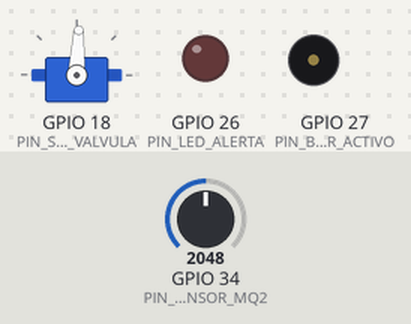
A sketch run on a simulated ESP32. On the bench: servo, output pins drawn as LEDs (lit = HIGH), buzzer (waves = sounding). The test bench sets the inputs (shaded band); at power-on: GPIO 34 (PIN_SENSOR_MQ2) = 2048. WiFi joins after 1.5 s; servers stay silent unless stated; uploads are accepted with an empty reply; servo pulses on a pin are drawn as a servo (544–2400 µs = 0–180°); what the sketch prints to the serial monitor is not drawn.

Above: at 2.7 s.
2.8 s: GPIO 34 (PIN_SENSOR_MQ2) set to 2672
9.2 s: GPIO 34 (PIN_SENSOR_MQ2) set to 2770
At 15.0 s:
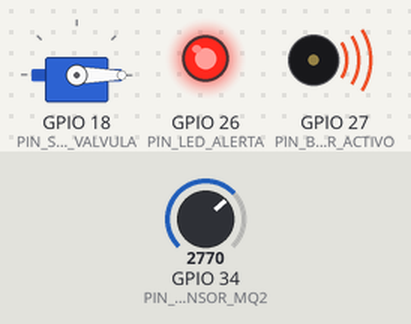
15.9 s: GPIO 34 (PIN_SENSOR_MQ2) set to 2047
At 22.1 s:
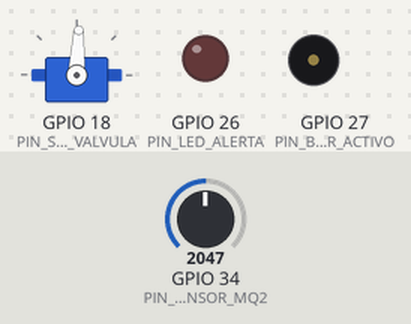
22.4 s: GPIO 34 (PIN_SENSOR_MQ2) set to 2866
At 28.1 s:
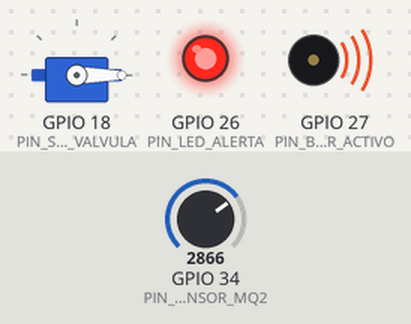
Timing chart, 0 to 29.6 s (numbered marks = the images above; inputs shaded):
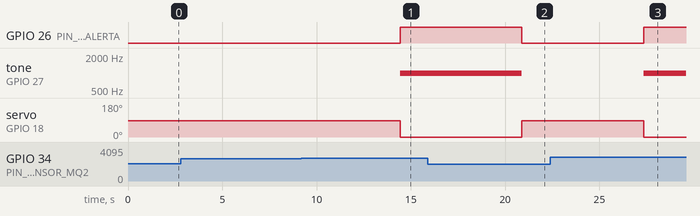

The sketch:

NexoraSafetyVessel.ino
```cpp
#include <WiFi.h>
#include "ModestIoT.h"
#include "NexoraConstants.h"
#include "NexoraDevice.h"

// MAPEADO DE HARDWARE ESP32
#define PIN_SENSOR_MQ2        34  // Pin analógico ADC1_CH6 (VP)
#define PIN_SERVO_VALVULA     18  // Pin PWM para el Servomotor
#define PIN_LED_ALERTA        26  // Pin digital de salida para el LED
#define PIN_BUZZER_ACTIVO     27  // Pin digital de salida para el Buzzer

// CONFIGURACIÓN DE ACCESO A RED DOMÉSTICA (WOKWI)
const char* wifi_ssid  = "Wokwi-GUEST";
const char* wifi_pass  = "";
// URL pública del túnel -> cambia segun el tunel levantado con npx localtunnel --port 5000
const char* target_url = "https://kind-keys-grow.loca.lt/api/v1/monitoring/telemetry";

// INSTANCIACIÓN DE ACTIVO INMOBILIARIO INTELIGENTE
NexoraDevice nexoraApartment(
    PIN_SENSOR_MQ2,
    PIN_SERVO_VALVULA,
    PIN_LED_ALERTA,
    PIN_BUZZER_ACTIVO,
    target_url,
    "test-api-key-123",
    "gas-safety-unit-apt-402"
);

void setup() {
    Serial.begin(115200);
    Serial.println("[NEXORA START] Despertando sistema embebido desacoplado...");

    // Inicializar enlace inalámbrico de red
    WiFi.begin(wifi_ssid, wifi_pass);
    Serial.print("Buscando red Wi-Fi");
    while (WiFi.status() != WL_CONNECTED) {
        delay(500);
        Serial.print(".");
    }
    Serial.println("\n[RED READY] ESP32 enlazada de forma segura.");
    Serial.print("IP Asignada localmente: ");
    Serial.println(WiFi.localIP());
}

void loop() {
    // Llama al método cíclico interno que orquesta los comandos y eventos
    nexoraApartment.update();

    delay(3000);
}
```

Actuator.cpp
```cpp
/**
* @file Actuator.cpp
 * @brief Implements the Actuator base class.
 *
 * Provides core functionality for actuators in the Modest IoT Nano-framework, including command
 * propagation to an assigned handler. Subclasses should configure hardware and define specific
 * command execution logic.
 *
 * @author Angel Velasquez
 * @date March 22, 2025
 * @version 0.1
 */

/*
 * This file is part of the Modest IoT Nano-framework (C++ Edition).
 * Copyright (c) 2025 Angel Velasquez
 *
 * Licensed under the Creative Commons Attribution-NoDerivatives 4.0 International (CC BY-ND 4.0).
 * You may use, copy, and distribute this software in its original, unmodified form, provided
 * you give appropriate credit to the original author (Angel Velasquez) and include this notice.
 * Modifications, adaptations, or derivative works are not permitted.
 *
 * Full license text: https://creativecommons.org/licenses/by-nd/4.0/legalcode
 */

#include "Actuator.h"

Actuator::Actuator(int pin, CommandHandler* commandHandler)
    : pin(pin), handler(commandHandler) {}

void Actuator::handle(Command command) {
    if (handler != nullptr) {
        handler->handle(command);
    }
}

void Actuator::setHandler(CommandHandler* commandHandler) {
    handler = commandHandler;
}
```

Actuator.h
```cpp
#ifndef ACTUATOR_H
#define ACTUATOR_H

/**
 * @file Actuator.h
 * @brief Declares the Actuator base class.
 *
 * This abstract base class represents output devices in the Modest IoT Nano-framework, providing
 * a foundation for actuators that respond to commands. It includes command propagation to an
 * optional handler, supporting the framework’s CQRS-inspired design.
 *
 * @author Angel Velasquez
 * @date March 22, 2025
 * @version 0.1
 */

/*
 * This file is part of the Modest IoT Nano-framework (C++ Edition).
 * Copyright (c) 2025 Angel Velasquez
 *
 * Licensed under the Creative Commons Attribution-NoDerivatives 4.0 International (CC BY-ND 4.0).
 * You may use, copy, and distribute this software in its original, unmodified form, provided
 * you give appropriate credit to the original author (Angel Velasquez) and include this notice.
 * Modifications, adaptations, or derivative works are not permitted.
 *
 * Full license text: https://creativecommons.org/licenses/by-nd/4.0/legalcode
 */

#include "CommandHandler.h"

class Actuator : public CommandHandler {
protected:
    int pin; ///< GPIO pin assigned to the actuator.
    CommandHandler* handler; ///< Optional handler to receive propagated commands.

public:
    /**
     * @brief Constructs an Actuator with a pin and optional command handler.
     * @param pin The GPIO pin for the actuator.
     * @param commandHandler Pointer to a CommandHandler to receive commands (default: nullptr).
     */
    Actuator(int pin, CommandHandler* commandHandler = nullptr);

    /**
     * @brief Handles a command by propagating it to the assigned handler.
     * @param command The command to handle.
     */
    void handle(Command command) override;

    /**
     * @brief Sets or updates the command handler for this actuator.
     * @param commandHandler Pointer to the new CommandHandler.
     */
    void setHandler(CommandHandler* commandHandler);
};

#endif // ACTUATOR_H
```

AnalogReader.cpp
```cpp
#include "AnalogReader.h"
#include <Arduino.h>

AnalogReader::AnalogReader(int pin, int assignedEventId, EventHandler* eventHandler)
    : Sensor(pin, eventHandler), eventId(assignedEventId) {
    pinMode(pin, INPUT);
}

float AnalogReader::readValue(int mapMin, int mapMax) {
    int raw = analogRead(pin);
    // Mapea la lectura cruda de la ESP32 (0 a 4095) al rango del negocio
    float mappedValue = map(raw, 0, 4095, mapMin, mapMax);

    // Propaga la señal del evento hacia la interfaz on() del Device
    on(Event(eventId));
    return mappedValue;
}
```

AnalogReader.h
```cpp
#ifndef ANALOG_READER_H
#define ANALOG_READER_H

#include "Sensor.h"

class AnalogReader : public Sensor {
private:
    int eventId;

public:
    AnalogReader(int pin, int assignedEventId, EventHandler* eventHandler = nullptr);
    float readValue(int mapMin, int mapMax);
};

#endif // ANALOG_READER_H
```

Buzzer.cpp
```cpp
#include "Buzzer.h"
#include "NexoraConstants.h"
#include <Arduino.h>

Buzzer::Buzzer(int pin, CommandHandler* commandHandler)
    : Actuator(pin, commandHandler), state(false) {
    pinMode(pin, OUTPUT);
    digitalWrite(pin, LOW);
}

void Buzzer::handle(Command command) {
    if (command.id == CMD_ALERT_ON_ID) {
        state = true;
        // buzzer activo
        tone(pin, 1000); // Emite un tono de 1000 Hz
        Serial.println("[BUZZER ACTUATOR] -> SONANDO (1000 Hz).");
    } else if (command.id == CMD_ALERT_OFF_ID) {
        state = false;
        noTone(pin); // Detiene el tono
        digitalWrite(pin, LOW); // asegurar que quede en LOW
        Serial.println("[BUZZER ACTUATOR] -> SILENCIADO.");
    }
    Actuator::handle(command);
}

bool Buzzer::getState() const {
    return state;
}
```

Buzzer.h
```cpp
#ifndef BUZZER_H
#define BUZZER_H

#include "Actuator.h"

class Buzzer : public Actuator {
private:
    bool state;

public:
    Buzzer(int pin, CommandHandler* commandHandler = nullptr);
    void handle(Command command) override;
    bool getState() const;
};

#endif // BUZZER_H
```

CommandHandler.h
```cpp
#ifndef COMMAND_HANDLER_H
#define COMMAND_HANDLER_H

/**
 * @file CommandHandler.h
 * @brief Defines the Command structure and CommandHandler interface.
 *
 * This file establishes the foundation for command-driven behavior in the Modest IoT Nano-framework.
 * The `Command` structure represents an action to be performed, and `CommandHandler` is an abstract
 * interface for classes that process commands, supporting a CQRS-inspired design.
 *
 * @author Angel Velasquez
 * @date March 22, 2025
 * @version 0.1
 */

/*
 * This file is part of the Modest IoT Nano-framework (C++ Edition).
 * Copyright (c) 2025 Angel Velasquez
 *
 * Licensed under the Creative Commons Attribution-NoDerivatives 4.0 International (CC BY-ND 4.0).
 * You may use, copy, and distribute this software in its original, unmodified form, provided
 * you give appropriate credit to the original author (Angel Velasquez) and include this notice.
 * Modifications, adaptations, or derivative works are not permitted.
 *
 * Full license text: https://creativecommons.org/licenses/by-nd/4.0/legalcode
 */

/**
 * @brief Represents a command with a unique identifier.
 *
 * Commands are lightweight structs used to instruct devices or actuators to perform actions.
 * Define custom commands by assigning unique IDs in your application.
 */
struct Command {
    int id; ///< Unique identifier for the command type.

    explicit Command(int commandId) : id(commandId) {}
    bool operator==(const Command& other) const { return id == other.id; }
};

/**
 * @brief Abstract interface for handling commands.
 *
 * Implement this interface in classes that need to execute commands. The `handle` method is called
 * when a command is issued, allowing for custom execution logic.
 */
class CommandHandler {
public:
    virtual void handle(Command command) = 0; ///< Pure virtual method to process a command.
    virtual ~CommandHandler() = default; ///< Virtual destructor for safe inheritance.
};

#endif // COMMAND_HANDLER_H
```

Device.cpp
```cpp
/**
* @file Device.cpp
 * @brief Implements the Device interface for the ModestIoT library.
 *
 * Placeholder for the abstract Device class in the ModestIoT (C++ Edition) Arduino library.
 * Concrete implementations must define the on() and handle() methods to process events and commands.
 *
 * @author Angel Velasquez
 * @date March 22, 2025
 * @version 0.1
 */

/*
 * This file is part of the ModestIoT Arduino library (C++ Edition).
 * Copyright (c) 2025 Angel Velasquez
 *
 * Licensed under the Creative Commons Attribution-NoDerivatives 4.0 International (CC BY-ND 4.0).
 * You may use, copy, and distribute this software in its original, unmodified form, provided
 * you give appropriate credit to the original author (Angel Velasquez) and include this notice.
 * Modifications, adaptations, or derivative works are not permitted.
 *
 * Full license text: https://creativecommons.org/licenses/by-nd/4.0/legalcode
 */

#include "Device.h"

// No implementation needed for abstract class
```

Device.h
```cpp
#ifndef DEVICE_H
#define DEVICE_H

/**
 * @file Device.h
 * @brief Declares the Device interface.
 *
 * This abstract base class in the Modest IoT Nano-framework combines event and command handling,
 * serving as the foundation for complete IoT devices that integrate sensors and actuators.
 *
 * @author Angel Velasquez
 * @date March 22, 2025
 * @version 0.1
 */

/*
 * This file is part of the Modest IoT Nano-framework (C++ Edition).
 * Copyright (c) 2025 Angel Velasquez
 *
 * Licensed under the Creative Commons Attribution-NoDerivatives 4.0 International (CC BY-ND 4.0).
 * You may use, copy, and distribute this software in its original, unmodified form, provided
 * you give appropriate credit to the original author (Angel Velasquez) and include this notice.
 * Modifications, adaptations, or derivative works are not permitted.
 *
 * Full license text: https://creativecommons.org/licenses/by-nd/4.0/legalcode
 */

#include "EventHandler.h"
#include "CommandHandler.h"

class Device : public EventHandler, public CommandHandler {
public:
    /**
     * @brief Handles an event received by the device.
     * @param event The event to process.
     */
    virtual void on(Event event) override = 0;

    /**
     * @brief Handles a command issued to the device.
     * @param command The command to execute.
     */
    virtual void handle(Command command) override = 0;

    virtual ~Device() = default; ///< Virtual destructor for safe inheritance.
};

#endif // DEVICE_H
```

DigitalActuator.cpp
```cpp
#include "DigitalActuator.h"
#include "NexoraConstants.h"
#include <Arduino.h>

DigitalActuator::DigitalActuator(int pin, const char* label, CommandHandler* commandHandler)
    : Actuator(pin, commandHandler), state(false), label(label) {
    pinMode(pin, OUTPUT);
    digitalWrite(pin, LOW); // Apagado por defecto al iniciar
}

void DigitalActuator::handle(Command command) {
    if (command.id == CMD_ALERT_ON_ID) {
        state = true;
        digitalWrite(pin, HIGH); // Enciende físicamente (LED prende rojo / Buzzer suena)
        Serial.printf("[%s ACTUATOR] -> ENCENDIDO (HIGH).\n", label);
    } else if (command.id == CMD_ALERT_OFF_ID) {
        state = false;
        digitalWrite(pin, LOW);  // Apaga físicamente el componente
        Serial.printf("[%s ACTUATOR] -> APAGADO (LOW).\n", label);
    }
    Actuator::handle(command); // Propaga la confirmación al Device
}

bool DigitalActuator::getState() const {
    return state;
}
```

DigitalActuator.h
```cpp
#ifndef DIGITAL_ACTUATOR_H
#define DIGITAL_ACTUATOR_H

#include "Actuator.h"

class DigitalActuator : public Actuator {
private:
    bool state;
    const char* label;

public:
    DigitalActuator(int pin, const char* label, CommandHandler* commandHandler = nullptr);
    void handle(Command command) override;
    bool getState() const;
};

#endif // DIGITAL_ACTUATOR_H
```

EventHandler.h
```cpp
#ifndef EVENT_HANDLER_H
#define EVENT_HANDLER_H

/**
 * @file EventHandler.h
 * @brief Defines the Event structure and EventHandler interface.
 *
 * This file provides the foundation for event-driven behavior in the Modest IoT Nano-framework.
 * The `Event` structure represents a unique event type, and `EventHandler` is an abstract
 * interface for classes that respond to events, enabling asynchronous reactivity in IoT devices.
 *
 * @author Angel Velasquez
 * @date March 22, 2025
 * @version 0.1
 */

/*
 * This file is part of the Modest IoT Nano-framework (C++ Edition).
 * Copyright (c) 2025 Angel Velasquez
 *
 * Licensed under the Creative Commons Attribution-NoDerivatives 4.0 International (CC BY-ND 4.0).
 * You may use, copy, and distribute this software in its original, unmodified form, provided
 * you give appropriate credit to the original author (Angel Velasquez) and include this notice.
 * Modifications, adaptations, or derivative works are not permitted.
 *
 * Full license text: https://creativecommons.org/licenses/by-nd/4.0/legalcode
 */

/**
 * @brief Represents an event with a unique identifier.
 *
 * Events are lightweight structs used to signal occurrences (e.g., sensor triggers) within
 * the framework. Define custom events by assigning unique IDs in your application.
 */
struct Event {
    int id; ///< Unique identifier for the event type.

    explicit Event(int eventId) : id(eventId) {}
    bool operator==(const Event& other) const { return id == other.id; }
};

/**
 * @brief Abstract interface for handling events.
 *
 * Implement this interface in classes that need to react to events. The `on` method is called
 * when an event occurs, allowing for custom handling logic.
 */
class EventHandler {
public:
    virtual void on(Event event) = 0; ///< Pure virtual method to handle an event.
    virtual ~EventHandler() = default; ///< Virtual destructor for safe inheritance.
};

#endif // EVENT_HANDLER_H
```

GasValve.cpp
```cpp
#include "GasValve.h"
#include "NexoraConstants.h"
#include <Arduino.h>

GasValve::GasValve(int pin, CommandHandler* commandHandler)
    : Actuator(pin, commandHandler), isClosed(false) {
    ledcAttach(pin, 50, 10); // Configura PWM nativo: 50Hz, 10 bits de resolución
    moverServo(90);          // Válvula abierta en estado inicial operativo
}

void GasValve::moverServo(int grados) {
    int duty = map(grados, 0, 180, 26, 123);
    ledcWrite(pin, duty);
}

void GasValve::handle(Command command) {
    if (command.id == CMD_CLOSE_VALVE_ID) {
        isClosed = true;
        moverServo(0); // 0° corta el flujo de gas
        Serial.println("[VALVULA ACTUATOR] Fuga detectada: Servo rotado a 0 grados.");
    } else if (command.id == CMD_OPEN_VALVE_ID) {
        isClosed = false;
        moverServo(90); // 90° abre el flujo seguro
        Serial.println("[VALVULA ACTUATOR] Estado seguro: Servo rotado a 90 grados.");
    }
    Actuator::handle(command); // Propaga la confirmación de regreso al Device
}

bool GasValve::getStatus() const {
    return isClosed;
}
```

GasValve.h
```cpp
#ifndef GAS_VALVE_H
#define GAS_VALVE_H

#include "Actuator.h"

class GasValve : public Actuator {
private:
    bool isClosed;
    void moverServo(int grados);

public:
    GasValve(int pin, CommandHandler* commandHandler = nullptr);
    void handle(Command command) override;
    bool getStatus() const;
};

#endif // GAS_VALVE_H
```

Led.cpp
```cpp
#include "Led.h"
#include "NexoraConstants.h"
#include <Arduino.h>

Led::Led(int pin, bool initialState, CommandHandler* commandHandler)
    : Actuator(pin, commandHandler), state(initialState) {
    pinMode(pin, OUTPUT);
    digitalWrite(pin, state);
}

void Led::handle(Command command) {
    if (command.id == CMD_ALERT_ON_ID) {
        state = true;
        digitalWrite(pin, state);
        Serial.println("[LED ACTUATOR] -> ENCENDIDO (HIGH).");
    } else if (command.id == CMD_ALERT_OFF_ID) {
        state = false;
        digitalWrite(pin, state);
        Serial.println("[LED ACTUATOR] -> APAGADO (LOW).");
    }
    Actuator::handle(command);
}

bool Led::getState() const {
    return state;
}

void Led::setState(bool newState) {
    state = newState;
    digitalWrite(pin, state);
}
```

Led.h
```cpp
#ifndef LED_H
#define LED_H

#include "Actuator.h"

class Led : public Actuator {
private:
    bool state; ///< Current state of the LED (true = ON, false = OFF).

public:
    /**
     * @brief Constructs an Led actuator.
     * @param pin The GPIO pin for the LED (configured as OUTPUT).
     * @param initialState Initial state of the LED (default: false/OFF).
     * @param commandHandler Optional handler to receive commands (default: nullptr).
     */
    Led(int pin, bool initialState = false, CommandHandler* commandHandler = nullptr);

    /**
     * @brief Handles commands to control the LED state.
     * @param command The command to execute (e.g., CMD_ALERT_ON_ID).
     */
    void handle(Command command) override;

    /**
     * @brief Gets the current state of the LED.
     * @return True if the LED is ON, false if OFF.
     */
    bool getState() const;

    /**
     * @brief Sets the LED state directly.
     * @param newState The new state (true = ON, false = OFF).
     */
    void setState(bool newState);
};

#endif // LED_H
```

ModestIoT.h
```cpp
#ifndef MODEST_IOT_H
#define MODEST_IOT_H

#include "EventHandler.h"
#include "CommandHandler.h"
#include "Sensor.h"
#include "Actuator.h"
#include "Led.h"
#include "Device.h"

#endif // MODEST_IOT_H
```

NexoraConstants.h
```cpp
#ifndef NEXORA_CONSTANTS_H
#define NEXORA_CONSTANTS_H

// IDs Únicos para los Eventos (Sensores -> Device)
#define EVENT_GAS_READ_ID         10

// IDs Únicos para los Comandos (Device -> Actuadores / Red)
#define CMD_CLOSE_VALVE_ID        20
#define CMD_OPEN_VALVE_ID         21
#define CMD_ALERT_ON_ID           30  // Comando para encender LED y Buzzer
#define CMD_ALERT_OFF_ID          31  // Comando para apagar LED y Buzzer
#define CMD_DISPATCH_EDGE_ID      40

#endif // NEXORA_CONSTANTS_H
```

Source omitted: NexoraDevice.cpp (3033 bytes), NexoraDevice.h (728 bytes), Sensor.cpp (297 bytes), Sensor.h (916 bytes)

Measured:
- the behaviour switches between 2729 and 2730 on GPIO 34 (PIN_SENSOR_MQ2) (found by bisection; images 0 and 1)
- after the input at 2.8 s, every drawn part: stays the same
- after the input at 9.2 s, GPIO 26 (PIN_LED_ALERTA): LOW → HIGH after 5.2 s; tone on GPIO 27 (PIN_BUZZER_ACTIVO): silent → 1000 Hz after 5.2 s; servo on GPIO 18 (PIN_SERVO_VALVULA): 87° → 0° after 5.2 s
- after the input at 15.9 s, GPIO 26 (PIN_LED_ALERTA): HIGH → LOW after 5.0 s; tone on GPIO 27 (PIN_BUZZER_ACTIVO): 1000 Hz → silent after 5.0 s; servo on GPIO 18 (PIN_SERVO_VALVULA): 0° → 87° after 5.0 s
- after the input at 22.4 s, GPIO 26 (PIN_LED_ALERTA): LOW → HIGH after 5.0 s; tone on GPIO 27 (PIN_BUZZER_ACTIVO): silent → 1000 Hz after 5.0 s; servo on GPIO 18 (PIN_SERVO_VALVULA): 87° → 0° after 5.0 s
